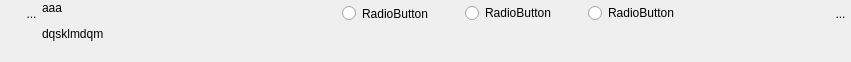
<?xml version="1.0" encoding="UTF-8"?>
<ui version="4.0">
 <class>WidgetRadioButton</class>
 <widget class="QWidget" name="WidgetRadioButton">
  <property name="geometry">
   <rect>
    <x>0</x>
    <y>0</y>
    <width>851</width>
    <height>62</height>
   </rect>
  </property>
  <property name="sizePolicy">
   <sizepolicy hsizetype="Minimum" vsizetype="Minimum">
    <horstretch>0</horstretch>
    <verstretch>0</verstretch>
   </sizepolicy>
  </property>
  <property name="minimumSize">
   <size>
    <width>0</width>
    <height>0</height>
   </size>
  </property>
  <property name="maximumSize">
   <size>
    <width>16777215</width>
    <height>16777215</height>
   </size>
  </property>
  <property name="windowTitle">
   <string>Form</string>
  </property>
  <layout class="QHBoxLayout" name="horizontalLayout_3">
   <property name="spacing">
    <number>0</number>
   </property>
   <property name="leftMargin">
    <number>0</number>
   </property>
   <property name="topMargin">
    <number>1</number>
   </property>
   <property name="rightMargin">
    <number>0</number>
   </property>
   <property name="bottomMargin">
    <number>1</number>
   </property>
   <item>
    <layout class="QVBoxLayout" name="verticalLayout_2">
     <property name="spacing">
      <number>0</number>
     </property>
     <item>
      <layout class="QHBoxLayout" name="horizontalLayout">
       <property name="spacing">
        <number>0</number>
       </property>
       <property name="sizeConstraint">
        <enum>QLayout::SetFixedSize</enum>
       </property>
       <item>
        <spacer name="horizontalSpacer_3">
         <property name="orientation">
          <enum>Qt::Horizontal</enum>
         </property>
         <property name="sizeType">
          <enum>QSizePolicy::Fixed</enum>
         </property>
         <property name="sizeHint" stdset="0">
          <size>
           <width>21</width>
           <height>20</height>
          </size>
         </property>
        </spacer>
       </item>
       <item>
        <widget class="MonBoutonValide" name="RBValide">
         <property name="minimumSize">
          <size>
           <width>21</width>
           <height>25</height>
          </size>
         </property>
         <property name="maximumSize">
          <size>
           <width>21</width>
           <height>25</height>
          </size>
         </property>
         <property name="focusPolicy">
          <enum>Qt::ClickFocus</enum>
         </property>
         <property name="toolTip">
          <string>Affiche le rapport de validation du mot-clef</string>
         </property>
         <property name="styleSheet">
          <string notr="true">border : 0px</string>
         </property>
         <property name="text">
          <string>...</string>
         </property>
         <property name="icon">
          <iconset>
           <normaloff>../Editeur/icons/ast-green-ball.png</normaloff>../Editeur/icons/ast-green-ball.png</iconset>
         </property>
         <property name="iconSize">
          <size>
           <width>25</width>
           <height>25</height>
          </size>
         </property>
        </widget>
       </item>
      </layout>
     </item>
     <item>
      <spacer name="verticalSpacer">
       <property name="orientation">
        <enum>Qt::Vertical</enum>
       </property>
       <property name="sizeHint" stdset="0">
        <size>
         <width>20</width>
         <height>5</height>
        </size>
       </property>
      </spacer>
     </item>
    </layout>
   </item>
   <item>
    <widget class="MonLabelClic" name="label">
     <property name="sizePolicy">
      <sizepolicy hsizetype="Fixed" vsizetype="Preferred">
       <horstretch>0</horstretch>
       <verstretch>0</verstretch>
      </sizepolicy>
     </property>
     <property name="minimumSize">
      <size>
       <width>300</width>
       <height>25</height>
      </size>
     </property>
     <property name="maximumSize">
      <size>
       <width>178</width>
       <height>16777215</height>
      </size>
     </property>
     <property name="frameShape">
      <enum>QFrame::NoFrame</enum>
     </property>
     <property name="text">
      <string>&lt;html&gt;&lt;head/&gt;&lt;body&gt;&lt;p&gt;aaa&lt;/p&gt;&lt;p&gt;dqsklmdqm&lt;/p&gt;&lt;/body&gt;&lt;/html&gt;</string>
     </property>
     <property name="scaledContents">
      <bool>false</bool>
     </property>
     <property name="alignment">
      <set>Qt::AlignLeading|Qt::AlignLeft|Qt::AlignTop</set>
     </property>
    </widget>
   </item>
   <item>
    <layout class="QVBoxLayout" name="verticalLayout">
     <property name="spacing">
      <number>0</number>
     </property>
     <item>
      <layout class="QHBoxLayout" name="horizontalLayout_2">
       <property name="spacing">
        <number>0</number>
       </property>
       <item>
        <widget class="QRadioButton" name="radioButton_1">
         <property name="sizePolicy">
          <sizepolicy hsizetype="MinimumExpanding" vsizetype="Fixed">
           <horstretch>0</horstretch>
           <verstretch>0</verstretch>
          </sizepolicy>
         </property>
         <property name="minimumSize">
          <size>
           <width>0</width>
           <height>25</height>
          </size>
         </property>
         <property name="text">
          <string>RadioButton</string>
         </property>
        </widget>
       </item>
       <item>
        <spacer name="horizontalSpacer_4">
         <property name="orientation">
          <enum>Qt::Horizontal</enum>
         </property>
         <property name="sizeType">
          <enum>QSizePolicy::Fixed</enum>
         </property>
         <property name="sizeHint" stdset="0">
          <size>
           <width>2</width>
           <height>20</height>
          </size>
         </property>
        </spacer>
       </item>
       <item>
        <widget class="QRadioButton" name="radioButton_2">
         <property name="sizePolicy">
          <sizepolicy hsizetype="MinimumExpanding" vsizetype="Fixed">
           <horstretch>0</horstretch>
           <verstretch>0</verstretch>
          </sizepolicy>
         </property>
         <property name="text">
          <string>RadioButton</string>
         </property>
        </widget>
       </item>
       <item>
        <spacer name="horizontalSpacer_5">
         <property name="orientation">
          <enum>Qt::Horizontal</enum>
         </property>
         <property name="sizeType">
          <enum>QSizePolicy::Fixed</enum>
         </property>
         <property name="sizeHint" stdset="0">
          <size>
           <width>2</width>
           <height>20</height>
          </size>
         </property>
        </spacer>
       </item>
       <item>
        <widget class="QRadioButton" name="radioButton_3">
         <property name="sizePolicy">
          <sizepolicy hsizetype="MinimumExpanding" vsizetype="Fixed">
           <horstretch>0</horstretch>
           <verstretch>0</verstretch>
          </sizepolicy>
         </property>
         <property name="text">
          <string>RadioButton</string>
         </property>
        </widget>
       </item>
       <item>
        <spacer name="horizontalSpacer">
         <property name="orientation">
          <enum>Qt::Horizontal</enum>
         </property>
         <property name="sizeHint" stdset="0">
          <size>
           <width>5</width>
           <height>20</height>
          </size>
         </property>
        </spacer>
       </item>
       <item>
        <widget class="QToolButton" name="RBPoubelle">
         <property name="minimumSize">
          <size>
           <width>21</width>
           <height>25</height>
          </size>
         </property>
         <property name="maximumSize">
          <size>
           <width>21</width>
           <height>25</height>
          </size>
         </property>
         <property name="toolTip">
          <string>Détruit le mot-clef</string>
         </property>
         <property name="styleSheet">
          <string notr="true">border : 0px</string>
         </property>
         <property name="text">
          <string>...</string>
         </property>
         <property name="icon">
          <iconset>
           <normaloff>../Editeur/icons/deleteRond.png</normaloff>../Editeur/icons/deleteRond.png</iconset>
         </property>
         <property name="iconSize">
          <size>
           <width>25</width>
           <height>25</height>
          </size>
         </property>
        </widget>
       </item>
      </layout>
     </item>
     <item>
      <spacer name="verticalSpacer_2">
       <property name="orientation">
        <enum>Qt::Vertical</enum>
       </property>
       <property name="sizeHint" stdset="0">
        <size>
         <width>20</width>
         <height>5</height>
        </size>
       </property>
      </spacer>
     </item>
    </layout>
   </item>
  </layout>
 </widget>
 <customwidgets>
  <customwidget>
   <class>MonBoutonValide</class>
   <extends>QToolButton</extends>
   <header>monBoutonValide.h</header>
  </customwidget>
  <customwidget>
   <class>MonLabelClic</class>
   <extends>QLabel</extends>
   <header>monLabelClic.h</header>
  </customwidget>
 </customwidgets>
 <resources/>
 <connections/>
</ui>
